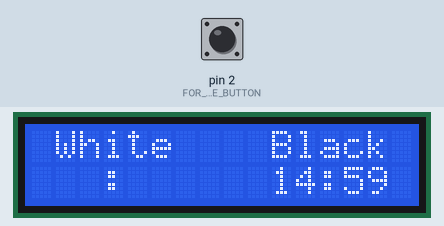
The sketch below on a simulated Arduino Uno, built with avr-gcc and run on an emulated ATmega328P. Parts: 16×2 character LCD. The inputs (shaded band) are chosen by the test bench; at power-on: pin 2 (FOR_WHITE_BUTTON) HIGH.

Above: at 1.6 s.
1.7 s: pin 2 (FOR_WHITE_BUTTON) pulled LOW for 1 s
At 2.8 s:
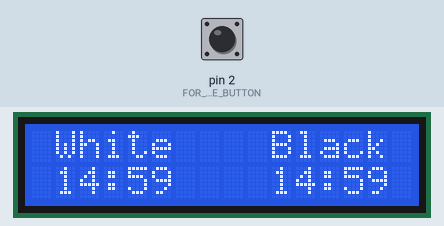
4.5 s: pin 2 (FOR_WHITE_BUTTON) pulled LOW for 1 s
At 5.5 s:
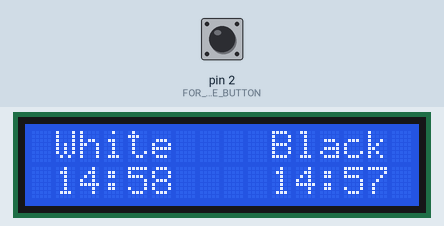
7.5 s: pin 2 (FOR_WHITE_BUTTON) pulled LOW for 3.2 s
At 8.8 s:
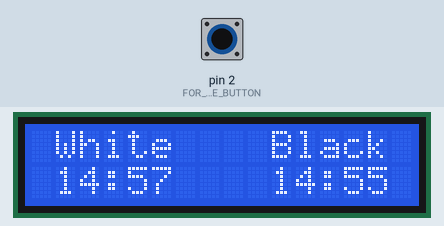
Timing chart, 0 to 10.5 s (numbered marks = the images above; inputs shaded):
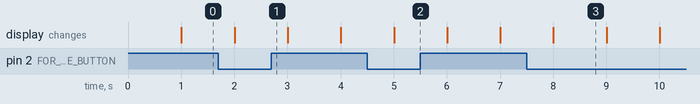

Measured:
- what the display in image 3 shows lasts 1.0 s, from 8.0 s to 9.0 s

The sketch:

chess_clk.ino
```cpp
#include <LiquidCrystal_I2C.h>
LiquidCrystal_I2C lcd(0x27,16,2);

unsigned long previousMillis = 0;
int interval = 1000;

int i;
int whiteSec=60,whiteMin=14;
int blackSec=60,blackMin=14;

unsigned long whiteTime,blackTime;

int whiteButton,blackButton;

void setup() {

  pinMode(2,INPUT_PULLUP);//FOR WHITE BUTTON
  pinMode(3,INPUT_PULLUP);//FOR BLACK BUTTON

  lcd.init();
  lcd.clear();
  lcd.backlight();

  lcd.setCursor(1, 0);
  lcd.print("White");
  lcd.setCursor(3, 1);
  lcd.print(":");
  lcd.setCursor(10, 0);
  lcd.print("Black");
  lcd.setCursor(12, 1);
  lcd.print(":");
}

void loop() {

  whiteButton=digitalRead(2);
  if(whiteButton == LOW)
  {
    whiteClock();
  }
  else
  {
    blackClock();
  }

}

void whiteClock(void)
{
  whiteTime=millis();

  if(whiteTime - previousMillis >= interval)
  {
    previousMillis = whiteTime;
    whiteSec=whiteSec-1;
    if(whiteSec<=0)
    {
      whiteSec=60;
      whiteMin=whiteMin-1;
    }
    if(whiteSec<10)
    {
      lcd.setCursor(4, 1);
      lcd.print("0");
      lcd.setCursor(5, 1);
      lcd.print(whiteSec);
    }
    else
    {
      lcd.setCursor(4, 1);
      lcd.print(whiteSec);
    }
    if(whiteMin<10)
    {
    lcd.setCursor(1, 1);
    lcd.print("0");
    lcd.setCursor(2, 1);
    lcd.print(whiteMin);
    }
    else
    {
      lcd.setCursor(1, 1);
      lcd.print(whiteMin);
    }


  }

}

void blackClock(void)
{
  blackTime=millis();

  if(blackTime - previousMillis >= interval)
  {
    previousMillis = blackTime;
    blackSec=blackSec-1;
    if(blackSec<=0)
    {
      blackSec=60;
      blackMin=blackMin-1;
    }
    if(blackSec<10)
    {
      lcd.setCursor(13, 1);
      lcd.print("0");
      lcd.setCursor(14, 1);
      lcd.print(blackSec);
    }
    else
    {
      lcd.setCursor(13, 1);
      lcd.print(blackSec);
    }
    if(blackMin<10)
    {
    lcd.setCursor(10, 1);
    lcd.print("0");
    lcd.setCursor(11, 1);
    lcd.print(blackMin);
    }
    else
    {
      lcd.setCursor(10, 1);
      lcd.print(blackMin);
    }


  }

}
```
